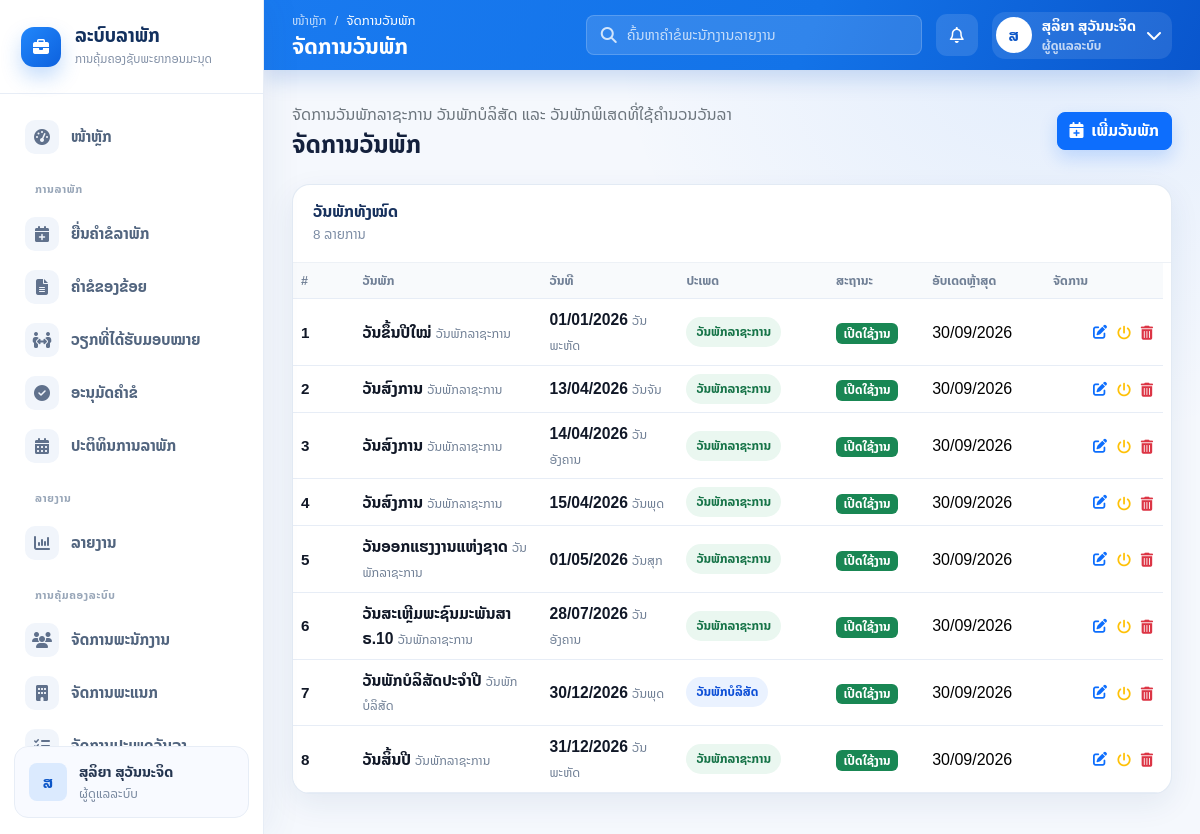
/holidays.php (signed in), run on the app's committed database.
### tables this page shows
CREATE TABLE holidays (
  id BIGINT UNSIGNED AUTO_INCREMENT PRIMARY KEY,
  name VARCHAR(180) NOT NULL,
  holiday_date DATE NOT NULL,
  type ENUM('company', 'public', 'special') NOT NULL DEFAULT 'public',
  status ENUM('active', 'inactive') NOT NULL DEFAULT 'active',
  created_at TIMESTAMP NOT NULL DEFAULT CURRENT_TIMESTAMP,
  updated_at TIMESTAMP NOT NULL DEFAULT CURRENT_TIMESTAMP ON UPDATE CURRENT_TIMESTAMP,
  UNIQUE KEY uq_holidays_date_name (holiday_date, name),
  KEY idx_holidays_date (holiday_date),
  KEY idx_holidays_type (type),
  KEY idx_holidays_status (status)
);

### public/_auth.php (called while the page is built, shortened)
<?php
if (!function_exists('h')) {
    function h(?string $value): string
    {
        return htmlspecialchars((string) $value, ENT_QUOTES, 'UTF-8');
    }
}
if (!function_exists('laoDate')) {
    function laoDate(?string $date): string
    {
        return $date ? (new DateTimeImmutable($date))->format('d/m/Y') : '-';
    }
}
if (!function_exists('thaiDate')) {
    function thaiDate(?string $date): string
    {
        return laoDate($date);
    }
}

### public/holidays.php (the view, shortened to what this page needs)
<?php
require __DIR__ . '/_auth.php';
$typeOptions = [
    'public' => 'ວັນພັກລາຊະການ',
    'company' => 'ວັນພັກບໍລິສັດ',
    'special' => 'ວັນພັກພິເສດ',
];
function laoWeekday(string $date): string
{
    $days = [1 => 'ວັນຈັນ', 'ວັນອັງຄານ', 'ວັນພຸດ', 'ວັນພະຫັດ', 'ວັນສຸກ', 'ວັນເສົາ', 'ວັນອາທິດ'];
    return $days[(int) (new DateTimeImmutable($date))->format('N')];
}
$holidaysStmt = $pdo->prepare(
    'SELECT h.id, h.name, h.holiday_date, h.type, h.status, h.updated_at
     FROM holidays h
     ORDER BY h.holiday_date ASC, h.name ASC'
);
$holidaysStmt->execute();
$holidays = $holidaysStmt->fetchAll();
require __DIR__ . '/../views/layouts/header.php';
require __DIR__ . '/../views/layouts/sidebar.php';
?>
<div class="app-main-wrapper">
    <?php require __DIR__ . '/../views/layouts/topbar.php'; ?>
    <main class="app-content">
        <div class="d-flex flex-wrap justify-content-between align-items-center gap-3 mb-4">
            <div>
                <p class="text-secondary mb-1">ຈັດການວັນພັກລາຊະການ ວັນພັກບໍລິສັດ ແລະ ວັນພັກພິເສດທີ່ໃຊ້ຄຳນວນວັນລາ</p>
                <h2 class="h4 fw-bold mb-0">ຈັດການວັນພັກ</h2>
            </div>
            <button class="btn btn-primary" type="button" data-bs-toggle="modal" data-bs-target="#holidayFormModal">
                <i class="fa-solid fa-calendar-plus me-2"></i>ເພີ່ມວັນພັກ
            </button>
        </div>
        <section class="content-card employee-admin-card">
            <div class="card-toolbar">
                <div>
                    <h3 class="card-title">ວັນພັກທັງໝົດ</h3>
                    <div class="card-subtitle"><?= h((string) count($holidays)) ?> ລາຍການ</div>
                </div>
            </div>
            <div class="table-responsive">
                <table class="table align-middle app-data-table holidays-table" data-datatable="true" data-page-size="10" data-search-placeholder="ຄົ້ນຫາຊື່ວັນພັກ ປະເພດ ຫຼື ວັນທີ" data-empty-message="ຍັງບໍ່ມີຂໍ້ມູນວັນພັກ">
                    <thead>
                        <tr>
                            <th>#</th>
                            <th>ວັນພັກ</th>
                            <th>ວັນທີ</th>
                            <th>ປະເພດ</th>
                            <th>ສະຖານະ</th>
                            <th>ອັບເດດຫຼ້າສຸດ</th>
                            <th width="10%">ຈັດການ</th>
                        </tr>
                    </thead>
                    <tbody>
                        <?php foreach ($holidays as $index => $holiday): ?>
                            <?php
                            $typeClass = match ($holiday['type']) {
                                'public' => 'is-on',
                                'company' => 'is-neutral',
                                default => 'is-warn',
                            };
                            ?>
                            <tr>
                                <td><span class="employee-code"><?= h((string) ($index + 1)) ?></span></td>
                                <td>
                                    <div class="employee-meta">
                                        <strong><?= h($holiday['name']) ?></strong>
                                        <span><?= h($typeOptions[$holiday['type']] ?? $holiday['type']) ?></span>
                                    </div>
                                </td>
                                <td>
                                    <div class="employee-meta">
                                        <strong><?= h(thaiDate((string) $holiday['holiday_date'])) ?></strong>
                                        <span><?= h(laoWeekday((string) $holiday['holiday_date'])) ?></span>
                                    </div>
                                </td>
                                <td><span class="leave-type-pill <?= h($typeClass) ?>"><?= h($typeOptions[$holiday['type']] ?? $holiday['type']) ?></span></td>
                                <td><span class="badge text-bg-<?= $holiday['status'] === 'active' ? 'success' : 'secondary' ?>"><?= $holiday['status'] === 'active' ? 'ເປີດໃຊ້ງານ' : 'ປິດໃຊ້ງານ' ?></span></td>
                                <td><?= h(thaiDate((string) $holiday['updated_at'])) ?></td>
                                <td>
                                    <div class="approval-actions employee-actions">
                                        <button
                                            class="btn btn-sm btn-link text-primary employee-icon-btn js-edit-holiday"
                                            type="button"
                                            data-bs-toggle="modal"
                                            data-bs-target="#holidayFormModal"
                                            title="ແກ້ໄຂຂໍ້ມູນ"
                                            aria-label="ແກ້ໄຂຂໍ້ມູນ"
                                            data-id="<?= h((string) $holiday['id']) ?>"
                                            data-name="<?= h($holiday['name']) ?>"
                                            data-holiday_date="<?= h((string) $holiday['holiday_date']) ?>"
                                            data-type="<?= h($holiday['type']) ?>"
                                            data-status="<?= h($holiday['status']) ?>"
                                        >
                                            <i class="fa-solid fa-pen-to-square"></i>
                                        </button>
                                        <form method="post" class="d-inline">
                                            <button
                                                class="btn btn-sm btn-link text-warning employee-icon-btn"
                                                type="submit"
                                                title="<?= $holiday['status'] === 'active' ? 'ປິດໃຊ້ງານ' : 'ເປີດໃຊ້ງານ' ?>"
                                                aria-label="<?= $holiday['status'] === 'active' ? 'ປິດໃຊ້ງານ' : 'ເປີດໃຊ້ງານ' ?>"
                                            >
                                                <i class="fa-solid fa-power-off"></i>
                                            </button>
                                        </form>
                                        <form method="post" class="d-inline" onsubmit="return confirm('ຢືນຢັນການລຶບວັນພັກນີ້?');">
                                            <button
                                                class="btn btn-sm btn-link text-danger employee-icon-btn"
                                                type="submit"
                                                title="ລຶບຂໍ້ມູນ"
                                                aria-label="ລຶບຂໍ້ມູນ"
                                            >
                                                <i class="fa-solid fa-trash-can"></i>
                                            </button>
                                        </form>
                                    </div>
                                </td>
                            </tr>
                        <?php endforeach; ?>
                    </tbody>
                </table>
            </div>
        </section>
    </main>
</div>
<?php require __DIR__ . '/../views/layouts/footer.php'; ?>

### data on the page
holidays: name "ວັນຂຶ້ນປີໃໝ່", type "ວັນພັກລາຊະການ", holiday_date "01/01/2026", holiday_date "ວັນພະຫັດ", status "ເປີດໃຊ້ງານ", updated_at "30/09/2026"
holidays: name "ວັນສົງການ", type "ວັນພັກລາຊະການ", holiday_date "13/04/2026", holiday_date "ວັນຈັນ", status "ເປີດໃຊ້ງານ", updated_at "30/09/2026"
holidays: name "ວັນສົງການ", type "ວັນພັກລາຊະການ", holiday_date "14/04/2026", holiday_date "ວັນອັງຄານ", status "ເປີດໃຊ້ງານ", updated_at "30/09/2026"
holidays: name "ວັນສົງການ", type "ວັນພັກລາຊະການ", holiday_date "15/04/2026", holiday_date "ວັນພຸດ", status "ເປີດໃຊ້ງານ", updated_at "30/09/2026"
holidays: name "ວັນອອກແຮງງານແຫ່ງຊາດ", type "ວັນພັກລາຊະການ", holiday_date "01/05/2026", holiday_date "ວັນສຸກ", status "ເປີດໃຊ້ງານ", updated_at "30/09/2026"
holidays: name "ວັນສະເຫຼີມພະຊົນມະພັນສາ ຣ.10", type "ວັນພັກລາຊະການ", holiday_date "28/07/2026", holiday_date "ວັນອັງຄານ", status "ເປີດໃຊ້ງານ", updated_at "30/09/2026"
holidays: name "ວັນພັກບໍລິສັດປະຈຳປີ", type "ວັນພັກບໍລິສັດ", holiday_date "30/12/2026", holiday_date "ວັນພຸດ", status "ເປີດໃຊ້ງານ", updated_at "30/09/2026"
holidays: name "ວັນສິ້ນປີ", type "ວັນພັກລາຊະການ", holiday_date "31/12/2026", holiday_date "ວັນພະຫັດ", status "ເປີດໃຊ້ງານ", updated_at "30/09/2026"

### other printed values
$item['label'] "ໜ້າຫຼັກ"
$item['group'] "ການລາພັກ"
$item['label'] "ຍື່ນຄຳຂໍລາພັກ"
$item['label'] "ຄຳຂໍຂອງຂ້ອຍ"
$item['label'] "ວຽກທີ່ໄດ້ຮັບມອບໝາຍ"
$item['label'] "ອະນຸມັດຄຳຂໍ"
$item['label'] "ປະຕິທິນການລາພັກ"
$item['group'] "ລາຍງານ"
$item['label'] "ລາຍງານ"
$item['group'] "ການຄຸ້ມຄອງລະບົບ"
$item['label'] "ຈັດການພະນັກງານ"
$item['label'] "ຈັດການພະແນກ"
$currentUser['name'] "ສຸລິຍາ ສຸວັນນະຈິດ"
$currentUser['role'] "ຜູ້ດູແລລະບົບ"
$pageTitle "ຈັດການວັນພັກ"
